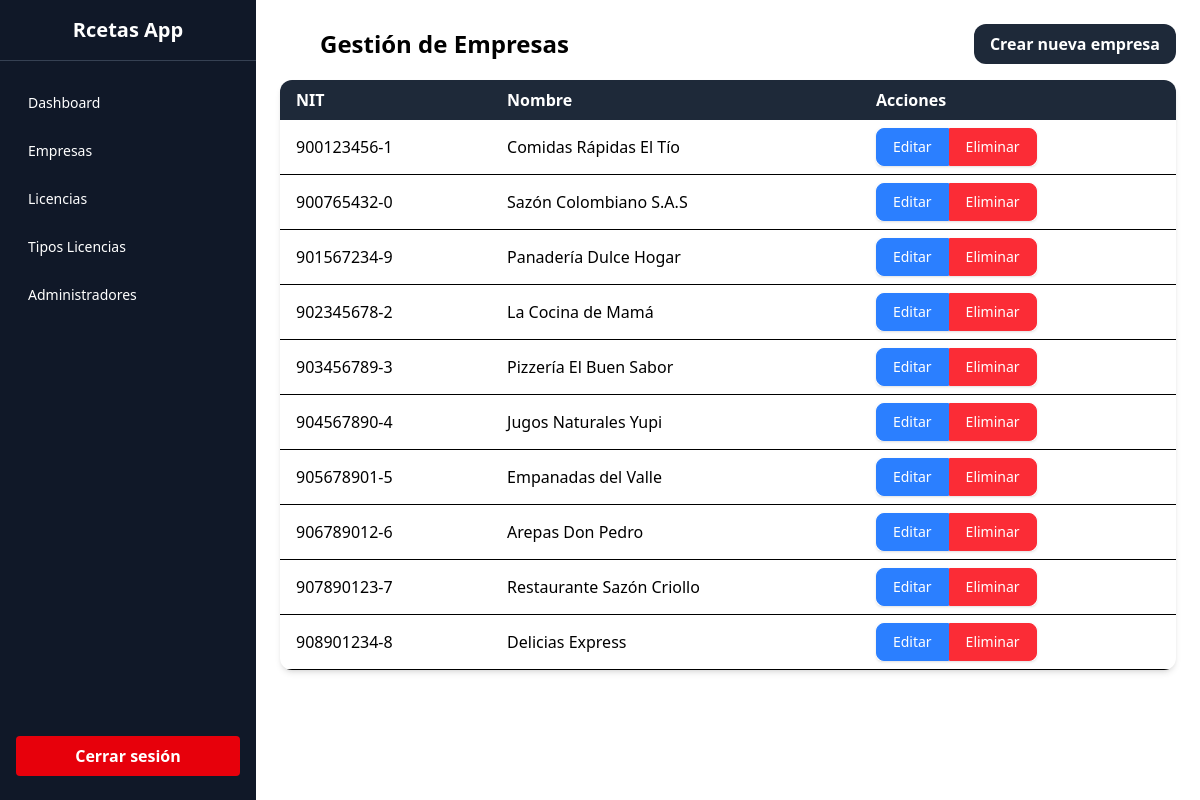
Before: /views/superadmin/empresas/index.php with the older database file.
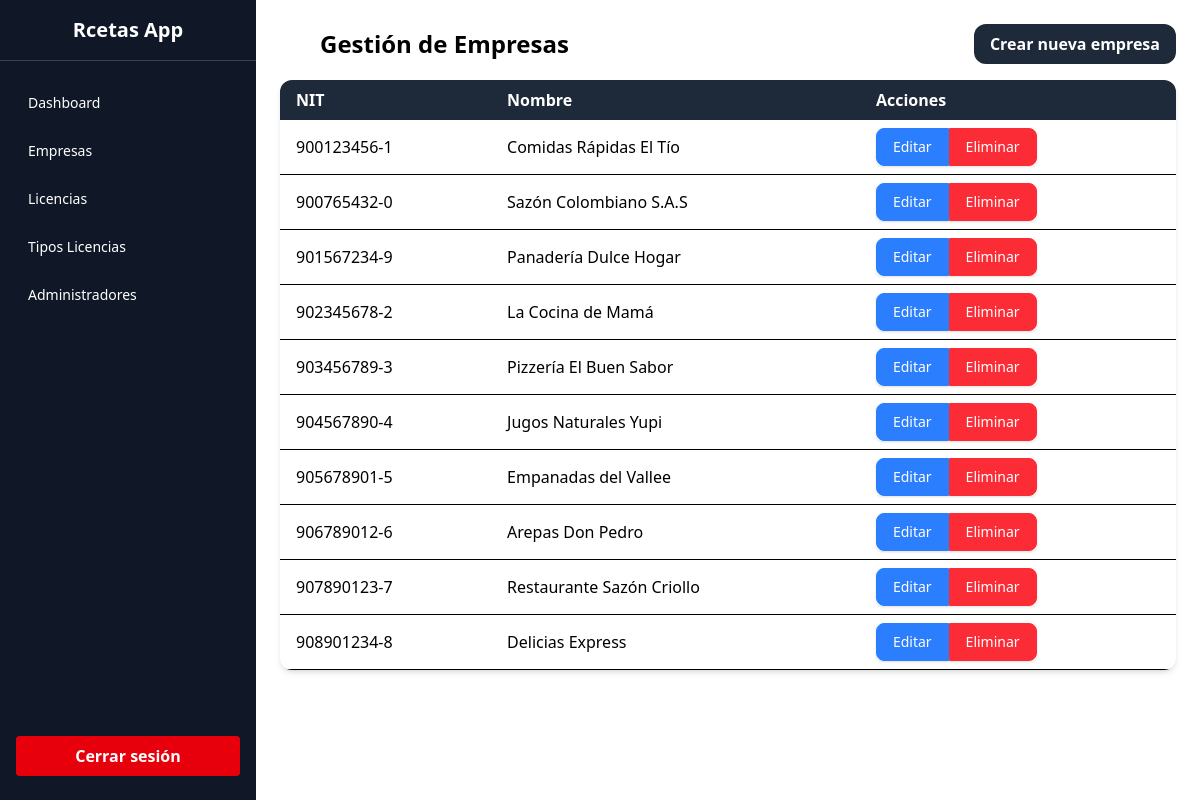
After: the same page with the newer database file.
### tables this page shows
CREATE TABLE `empresas` (
  `nit` varchar(20) NOT NULL,
  `nombre` varchar(100) NOT NULL,
  `direccion` varchar(150) DEFAULT NULL,
  `telefono` varchar(20) DEFAULT NULL,
  `correo` varchar(100) DEFAULT NULL
);

### views/superadmin/empresas/index.php (the view, shortened to what this page needs)
<?php
$conex = new Database;
$pdo = $conex->conectar();
$stmt = $pdo->query("SELECT * FROM empresas");
$empresas = $stmt->fetchAll(PDO::FETCH_ASSOC);
?>
<!DOCTYPE html>
<html lang="es">
<?php include '../../../partials/head.php'; ?>
<body class="flex">
    <?php include '../../../partials/sidebaradm.php'; ?>
    <main class="p-6 w-full md:ml-64">
        <div class="flex justify-between items-center mb-4">
            <h1 class="text-2xl font-bold pl-10">Gestión de Empresas</h1>
            <a href="<?= BASE_URL ?>views/superadmin/empresas/crear.php"
               class="bg-gray-800 hover:bg-gray-900 text-white font-semibold py-2 px-4 rounded-xl transition">
                Crear nueva empresa
            </a>
        </div>
        <div class="overflow-x-auto rounded-xl shadow-md bg-white">
            <table class="min-w-full">
                <thead class="bg-gray-800 text-white text-left">
                    <tr>
                        <th class="px-4 py-2">NIT</th>
                        <th class="px-4 py-2">Nombre</th>
                        <th class="px-4 py-2">Acciones</th>
                    </tr>
                </thead>
                <tbody>
                    <?php foreach ($empresas as $empresa): ?>
                        <tr class="border-b hover:bg-gray-100">
                            <td class="px-4 py-2"><?= htmlspecialchars($empresa['nit']) ?></td>
                            <td class="px-4 py-2"><?= htmlspecialchars($empresa['nombre']) ?></td>
                            <td class="px-4 py-2">
                                <div class="inline-flex rounded-md shadow-sm" role="group">
                                    <a href="<?= BASE_URL ?>views/superadmin/empresas/editar.php?nit=<?= urlencode($empresa['nit']) ?>"
                                       class="px-4 py-2 text-sm font-medium text-white bg-blue-500 border border-blue-500 rounded-l-lg hover:bg-blue-600 focus:z-10 focus:ring-2 focus:ring-blue-500 focus:outline-none">
                                        Editar
                                    </a>
                                    <form action="<?= BASE_URL ?>views/superadmin/empresas/eliminar.php" method="POST" class="inline">
                                        <button type="submit"
                                                class="px-4 py-2 text-sm font-medium text-white bg-red-500 border border-red-500 rounded-r-lg hover:bg-red-600 focus:z-10 focus:ring-2 focus:ring-red-500 focus:outline-none">
                                            Eliminar
                                        </button>
                                    </form>
                                </div>
                            </td>
                        </tr>
                    <?php endforeach; ?>
                </tbody>
            </table>
        </div>
    </main>
</body>
</html>

Changed rows visible on the page:
changed empresas "905678901-5": nombre "Empanadas del Valle" → "Empanadas del Vallee"
